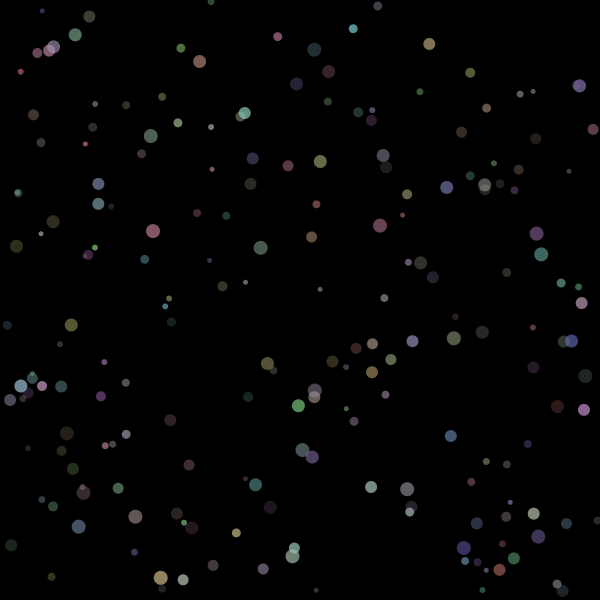
Frame 1 (no input)
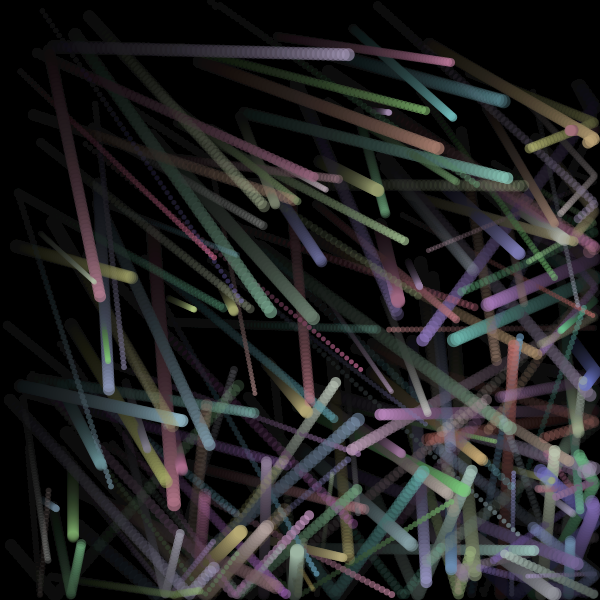
Frame 60 (the mouse pressed at the canvas centre just before this capture)
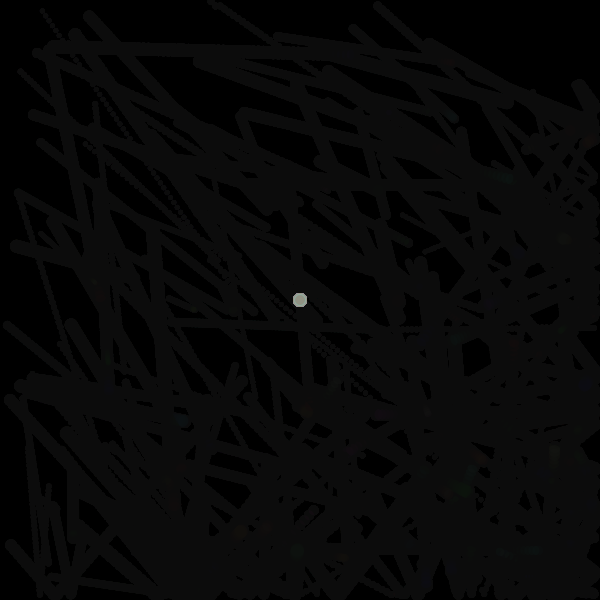
Frame 120 (the mouse held since frame 60 and released just before this capture)

The Processing sketch that drew these frames (run headless with seeded random() and noise(); from frame 60 on, the mouse is pressed at the canvas centre):

// Processing sketch: processing_173229
// ── processing_173229.pde

//press left mouse button to see the 200 balls fade into 1 ball
//and release to watch the 1 ball explode outwards into 200 balls!

Minion[] mins = new Minion[200];


void setup() {
  size(600, 600);
  background(0);
  for (int i = 0; i < mins.length; i++) { 
    color C = color(random(100, 200), random(100, 200), random(100, 200), random(50, 200));
    float X = random(0, width);
    float Y = random(0, height);
    float VY = random(0, 5);
    float VX = random(0, 5);
    int SIZE = (int)random(5,15);
    mins[i] = new Minion(C, X, Y, VY, VX, SIZE);
  }
}

void draw() {
  fill(0, 10);
  rect(0, 0, width, height);
  for (int i = 0; i < mins.length; i++) { 
    mins[i].show();
    mins[i].move();
  }
}

class Minion {
  color c;
  float xPos;
  float yPos;
  float xVel;
  float yVel;
  int size;

  //color C, float X, float Y, float V

  Minion(color C, float X, float Y, float VY, float VX, int SIZE) {
    c = C;
    xPos = X;
    yPos = Y;
    xVel = VY;
    yVel = VX;
    size = SIZE;
  }

  void show() {
    fill(c);
    noStroke();
    ellipse(xPos, yPos, size, size);
  }

  void move() {
    xPos += xVel;
    yPos += yVel;

    //x collision logic
    if (xPos >= (width-5)) {
      xVel *= -1;
      xPos = width - 6;
    }

    if (xPos <= 5) {
      xVel *= -1;
      xPos = 6;
    }
    //y collision logic
    if (yPos >= (height-5)) {
      yVel *= -1;
      yPos = height - 6;
    }

    if (yPos <= 5) {
      yVel *= -1;
      yPos = 6;
    }

    if (mousePressed) {
      xPos = width/2;
      yPos = height/2;
    }
  }
}
